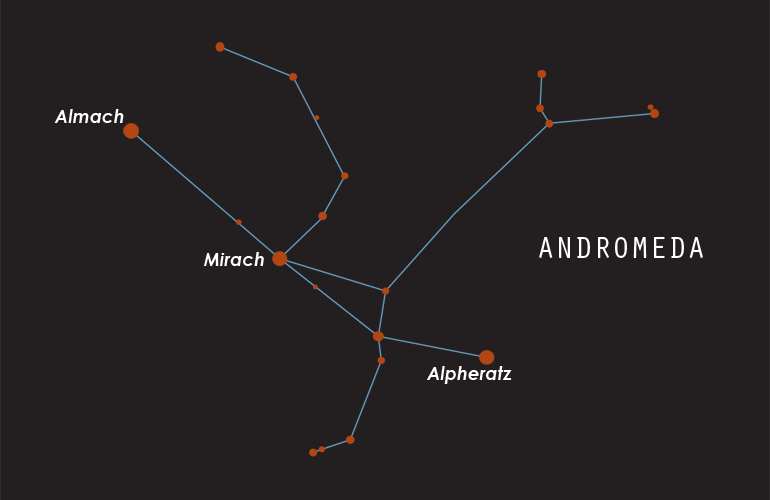
#> input picture Templatess/Andromeda.png, 770 x 500 px, found by its file name; its folder holds only this picture in this run
$ python main.py
#> lines starting #> are read from the running program, lines starting #| are printed output that depends on the picture; after the words box and inside, x2 and y2 are one past the last pixel; in counts of white or black regions, pixels touching at a corner belong together
import cv2
import numpy as np
from matplotlib import pyplot as plt
import math
import os
import pickle
import copy

def dist(p1, p2):
	return math.sqrt((p1[0]-p2[0])**2 + (p1[1]-p2[1])**2)
def getAngle(p0, p1, p2):
	return math.acos((dist(p0, p1)**2 + dist(p0, p2)**2 - dist(p1, p2)**2)/(2*(dist(p0, p1)**2)*(dist(p0, p2)**2)))

def getNormalisedCoordinates(x, y, brightest_index, second_brightest_index, lines=[]):

	x = copy.deepcopy(x)
	y = copy.deepcopy(y)

	lines = np.array(lines)

	for line in lines:
		for x1,y1,x2,y2 in line:
			x1 -= x[brightest_index]
			y1 -= y[brightest_index]
			x2 -= x[brightest_index]
			y2 -= y[brightest_index]
			line[0][0] = x1
			line[0][1] = y1
			line[0][2] = x2
			line[0][3] = y2

	# Shifting the brightest star to origin
	for i in range(len(x)):
		x[len(x)-i-1] -= x[brightest_index]
		y[len(x)-i-1] -= y[brightest_index]


	# Distance between brightest and second brightest star
	distance_brightest = math.sqrt((x[brightest_index]-x[second_brightest_index])**2 + (y[brightest_index]-y[second_brightest_index])**2)

	# Normalising the distance between all stars
	for i in range(len(x)):
		x[i] = x[i]/distance_brightest
		y[i] = y[i]/distance_brightest
	lines = lines/distance_brightest

	# Finding the angle of rotation to rotate second brightest star to (1, 0)
	p0 = (x[brightest_index], y[brightest_index])
	p1 = (x[second_brightest_index], y[second_brightest_index])
	p2 = (1, 0)
	theta = getAngle(p0, p1, p2)
	if round(x[second_brightest_index]*math.cos(theta) - y[second_brightest_index]*math.sin(theta), 2) != float(1) or round(x[second_brightest_index]*math.sin(theta) + y[second_brightest_index]*math.cos(theta), 2) != float(0):
		theta = -theta

	# Updating the new coordinates of each star
	for i in range(1, len(x)):
		x_new = x[i]*math.cos(theta) - y[i]*math.sin(theta)
		y_new = x[i]*math.sin(theta) + y[i]*math.cos(theta)
		x[i], y[i] = round(x_new, 2), round(y_new, 2)

	for line in lines:
		for x1,y1,x2,y2 in line:
			x1_new = x1*math.cos(theta) - y1*math.sin(theta)
			y1_new = x1*math.sin(theta) + y1*math.cos(theta)
			x2_new = x2*math.cos(theta) - y2*math.sin(theta)
			y2_new = x2*math.sin(theta) + y2*math.cos(theta)
			line[0][0] = x1_new
			line[0][1] = y1_new
			line[0][2] = x2_new
			line[0][3] = y2_new

	return np.array(x), np.array(y), lines

def iterateArea(contours, lines=[], iterate=False):

	lines = np.array(lines)

	# Finding the coordinates of the contours and their area
	coordinates = {}
	for i in range(len(contours)):
		cnt = contours[i]
		M = cv2.moments(cnt)
		# print(M)
		cx = int(M['m10']/M['m00'])
		cy = int(M['m01']/M['m00'])
		area = cv2.contourArea(cnt)
		if area in coordinates:
			coordinates[area+0.0001] = (cx, cy)
		else:
			coordinates[area] = (cx, cy)

	sorted_area = []
	for i in reversed(sorted(coordinates.keys())):
		sorted_area.append(i)

	# Creating coordinates for each star in the costellation
	x = []
	y = []
	for area in sorted_area:
		x.append(coordinates[area][0])
		y.append(coordinates[area][1])

	threshold = min(150 , sorted_area[2])
	# print(sorted_area)
	count = 0
	for area in sorted_area:
		if area >= threshold:
			count += 1

	coordinates_list = []
	# print(count)
	if iterate == False:
		return getNormalisedCoordinates(x, y, 0, 1, lines)
	else:
		for i in range(count):
			for j in range(i+1, count):
				x_new, y_new, _ = getNormalisedCoordinates(x[i:], y[i:], i, j, lines)
				coordinates_list.append((x_new, y_new))

		return coordinates_list

# Finding edges using Canny edge detection
def findEdges(image, thresh1, thresh2):
	out = cv2.Canny(np.array(image), thresh1, thresh2)
	return out

def invertImage(image):
	return cv2.bitwise_not(image)

# Converting it back to black and white image
def getGrayscale(image):
	return cv2.cvtColor(image, cv2.COLOR_BGR2GRAY)

# Applying median filter to get rid of noise left from words in the image
def applyMedian(image, size):
	return cv2.medianBlur(image, size)

# Plot the specified image with the name given
def plotImage(image, imagename="figure"):
	cv2.imshow(imagename, image)

def binariseImage(img, thresholds):
	# Thresholding the Image to binarise it
	output_thresh = []
	for threshold in thresholds:
		ret,thresh = cv2.threshold(img,threshold,255,cv2.THRESH_BINARY)
		output_thresh.append(thresh)

	return output_thresh

# [128 lines left out: functions getGreenChannel, getBlueChannel, getRedChannel, makeTemplates, not called in this run]

def test_normaliser(test_path):

	# Process and find the normalised coordinate for each template present in the Templates directory
	# makeTemplates()

	img = cv2.imread(test_path)
	img = getGrayscale(img)
	cv2.imshow('test_img' ,img)

	a = 50
	thresh = binariseImage(img, [190])
	# Subtracting to get only stars
	final = thresh[0]
	plotImage(final, "final")
	# cv2.imwrite("./final.png", final)
	stars = applyMedian(final, 5)
	# [5 lines of commented-out code are left out]
	final_stars_inverted = invertImage(stars)
	# plotImage(final_stars[0], "final stars")

	edged = findEdges(final_stars_inverted, 30, 200)
	plotImage(edged, "edges")

	edge_copy = edged.copy()
	contours, hierarchy = cv2.findContours(edge_copy, cv2.RETR_EXTERNAL, cv2.CHAIN_APPROX_NONE)

	final_contours = []
	for contour in contours:
		area = cv2.contourArea(contour)
		if area != 0:
			final_contours.append(contour)

	# print("Number of Contours found = " + str(len(final_contours)))

	coordinates_list = iterateArea(final_contours, [] , True)
	# [5 lines of commented-out code are left out]

	return coordinates_list
	# [5 lines of commented-out code are left out]

# [66 lines left out: functions score, simillarity_error, not called in this run]

def test_runner(constellation) :
	test_coordinates = test_normaliser('test_data/' + constellation + '.png')
#> in test_normaliser, img is the input picture: shape (500, 770, 3); mean B, G, R 33.9, 33, 37.1
#> the loop in binariseImage, `for threshold in thresholds:` made 1 pass
#> ret on pass 1: 190
#> pass 1, in binariseImage, `ret,thresh = cv2.threshold(img,threshold,255,cv2.THRESH_BINARY)`:
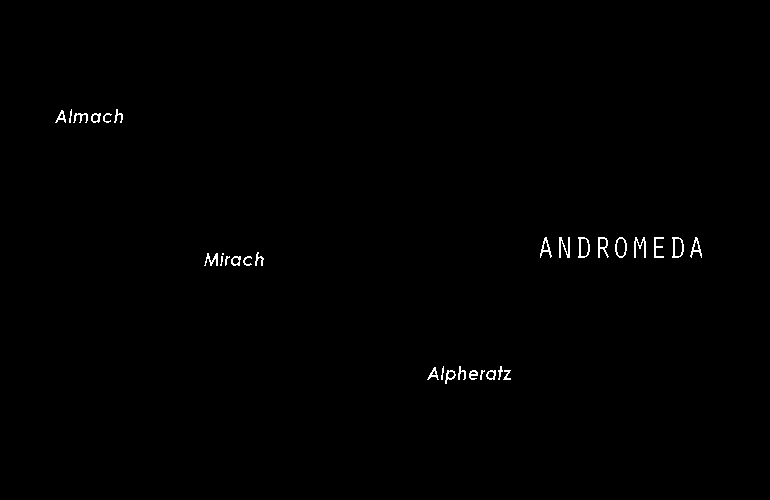
#> thresh: shape (500, 770); 0.47% white in thin lines or dots, all inside (x1, y1, x2, y2) = (55, 109, 702, 384)
#> after the loop in binariseImage, `for threshold in thresholds:`: output_thresh = 1 item
#> in applyMedian, `return cv2.medianBlur(image, size)`:
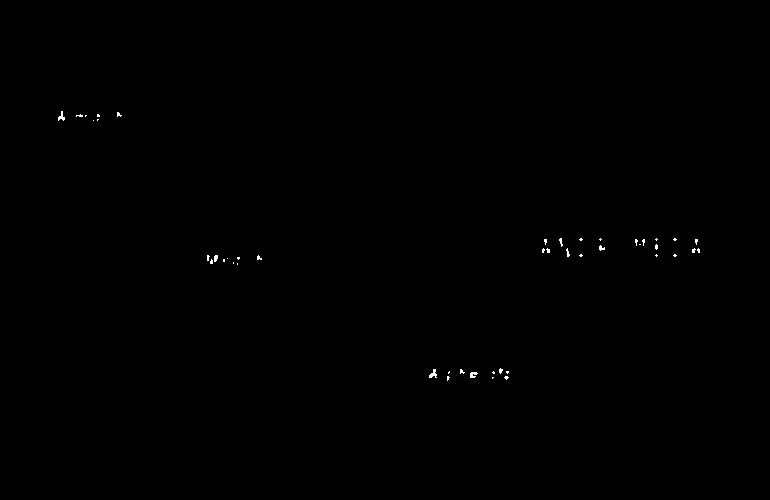
#> returned value: shape (500, 770); 0.14% white in thin lines or dots, all inside (x1, y1, x2, y2) = (58, 111, 700, 381)
#> in findEdges, `out = cv2.Canny(np.array(image), thresh1, thresh2)`:
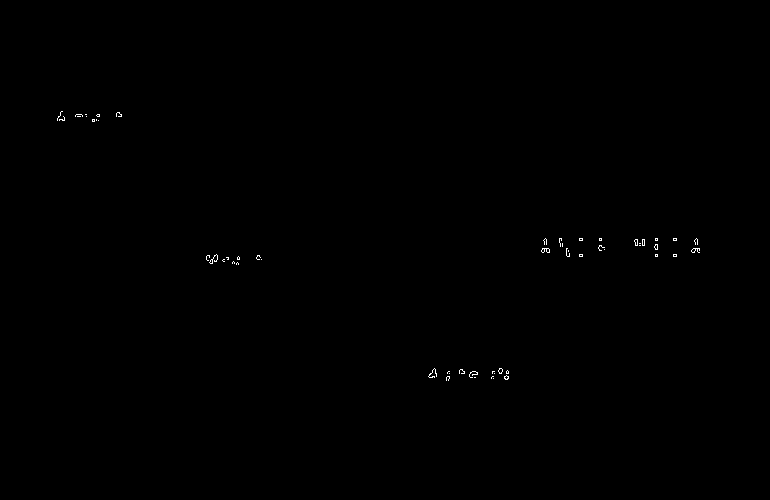
#> out: shape (500, 770); 0.14% white in thin lines or dots, all inside (x1, y1, x2, y2) = (57, 111, 700, 381)
#> in test_normaliser, `contours, hierarchy = cv2.findContours(edge_copy, cv2.RETR_EXTERNAL, c..`: contours = 56 contours, 55 with area under 20; largest, box (x1, y1, x2, y2) and area: (541, 248, 550, 253) 22
#> the loop in test_normaliser, `for contour in contours:` made 56 passes
#> area on pass 31: 21.5
#> after the loop in test_normaliser, `for contour in contours:`: final_contours = 33 contours, 32 with area under 20; largest, box (x1, y1, x2, y2) and area: (541, 248, 550, 253) 22
#> the loop in iterateArea, `for i in range(len(contours)):` made 33 passes
#> (cx, cy, area) on pass 19: (545, 249, 21.5)
#> after the loop in iterateArea, `for i in range(len(contours)):`: coordinates = 21 items
#> the loop in iterateArea, `for i in reversed(sorted(coordinates.keys())):` made 21 passes
#> i on passes 1 to 12: 21.5, 15, 14, 14, 12, 12, 10, 6, 6, 5, 5, 4
#> after the loop in iterateArea, `for i in reversed(sorted(coordinates.keys())):`: sorted_area = [21.5, 15, 14, 14, 12, 12, 10, 6, 6, 5, 5, 4, 4, 2, 2, 1.5, 1.5, 1, 1, 0.5, 0.5]
#> the loop in iterateArea, `for area in sorted_area:` made 21 passes
#> after the loop in iterateArea, `for area in sorted_area:`: x = [545, 500, 635, 693, 643, 506, 211, 580, 674, 97, 507, 93, 432, 61, 474, 120, 463, 560, 227, 58, 448]; y = [249, 370, 241, 249, 242, 377, 260, 239, 255, 115, 371, 120, 374, 119, 373, 114, 371, 238, 258, 116, 376]
#> in iterateArea, `threshold = min(150 , sorted_area[2])`: threshold = 14
#> the loop in iterateArea, `for area in sorted_area:` made 21 passes
#> after the loop in iterateArea, `for area in sorted_area:`: count = 3
#> the loop in iterateArea, `for i in range(count):` made 3 passes
#> after the loop in iterateArea, `for i in range(count):`: coordinates_list = 3 items
#> test_coordinates = 3 items
	true_label = constellation[:]
	# print(len(test_coordinates))

#> (the run stopped early here; a loop or call above may not have finished)
